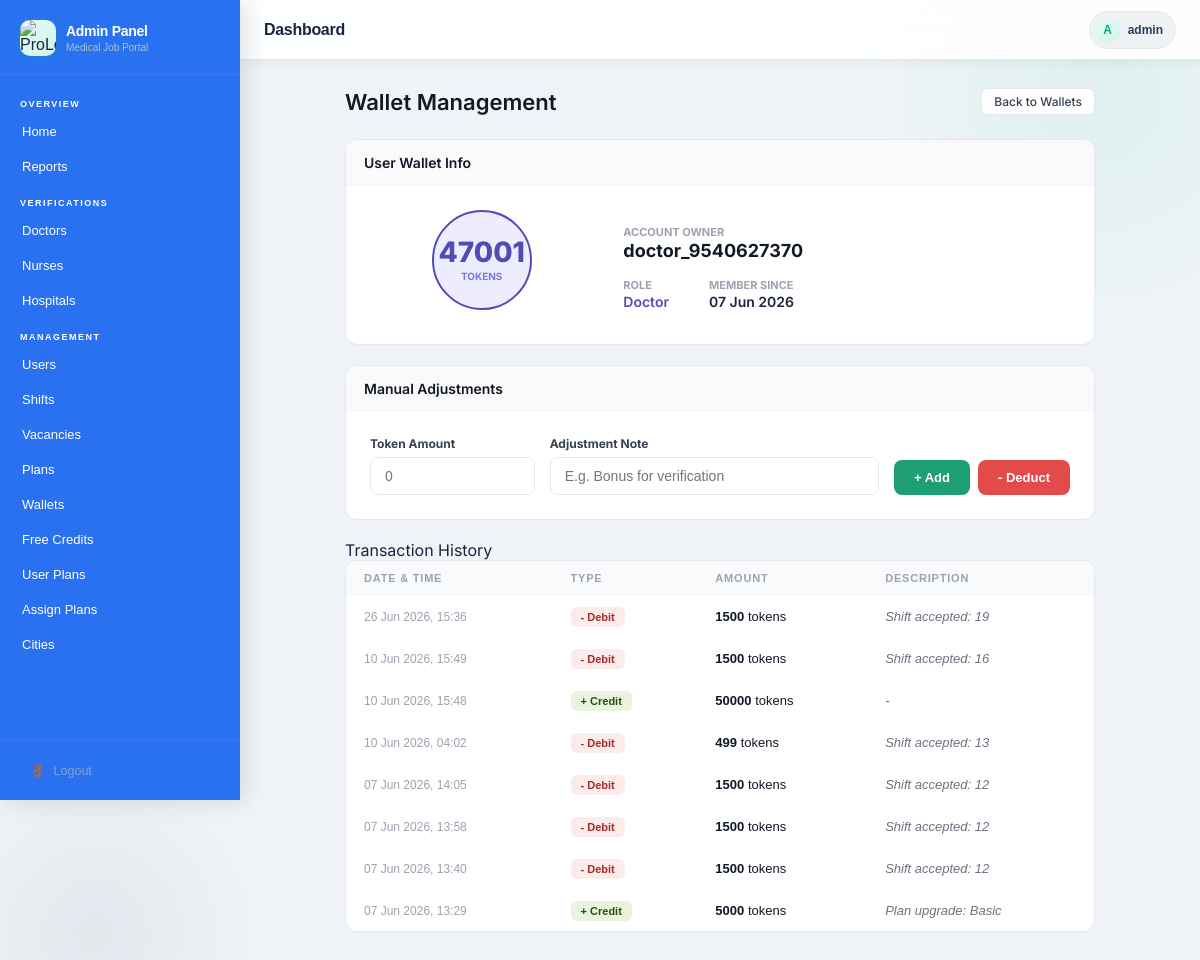
The page /plans/wallets/38/ (signed in) on the database its author committed.
### users/models.py (models this page shows, shortened)
class CustomUser(AbstractUser):
    ROLE_CHOICES = (
        ('doctor', 'Doctor'),
        ('nurse', 'Nurse'),
        ('hospital', 'Hospital'),
        ('admin', 'Admin'),
    )
    role   = models.CharField(max_length=20, choices=ROLE_CHOICES)
    mobile = models.CharField(max_length=10, unique=True, null=True, blank=True)  # ✅ Unique mobile

### plans/models.py (models this page shows, shortened)
class Wallet(models.Model):
    user    = models.OneToOneField(User, on_delete=models.CASCADE, related_name='wallet')
    balance = models.PositiveIntegerField(default=0)

class WalletTransaction(models.Model):
    TYPE_CHOICES = [('credit', 'Credit'), ('debit', 'Debit')]
    wallet           = models.ForeignKey(Wallet, on_delete=models.CASCADE, related_name='transactions')
    amount           = models.PositiveIntegerField()
    transaction_type = models.CharField(max_length=10, choices=TYPE_CHOICES)
    note             = models.CharField(max_length=255, blank=True)
    created_at       = models.DateTimeField(auto_now_add=True)
    class Meta:
        ordering = ['-created_at']

### plans/views.py (the view, shortened to what this page needs)
# urls.py: path('wallets/<int:user_id>/',      views.wallet_detail,    name='admin_wallet_detail'),
@login_required
@user_passes_test(is_admin)
def wallet_detail(request, user_id):
    user   = get_object_or_404(User, pk=user_id)
    wallet, _ = Wallet.objects.get_or_create(user=user)
    transactions = wallet.transactions.all()[:20]
    return render(request, 'admin_panel/plans/wallet_detail.html', {
        'target_user': user, 'wallet': wallet, 'transactions': transactions,
    })

### plans/context_processors.py (called while the page is built, shortened)
def plan_permissions(request):
    active_plan = get_active_plan(request.user)
    can_view_shifts   = False
    can_view_urgent   = False
    can_apply_vacancy = False
    can_post_shift    = False
    can_post_shift_h   = False
    can_post_vacancy_h = False
    return {
         'ctx_can_view_shifts':    can_view_shifts,
    'ctx_can_view_urgent':    can_view_urgent,
    'ctx_can_apply_vacancy':  can_apply_vacancy,
    'ctx_can_post_shift':     can_post_shift or can_post_shift_h,
    'ctx_can_post_vacancy':   can_post_vacancy_h,
    }

### plans/utils.py (called while the page is built, shortened)
def get_active_plan(user):
    plan = UserPlan.objects.filter(user=user, is_active=True).first()
    if not plan:
        return None

### plans/views.py (called while the page is built)
def is_admin(user):
    return user.is_authenticated and user.is_staff

### admin_panel/templates/admin_panel/plans/wallet_detail.html (shortened to what this page needs)
{% extends 'admin_panel/base.html' %}
{% block content %}
<div class="dash-wrap">
  <div class="top-bar">
    <div class="top-bar-title">Wallet Management</div>
    <a href="{% url 'admin_wallet_list' %}" class="view-btn">Back to Wallets</a>
  </div>
  <div class="reg-card">
    <div class="reg-card-head">
      <span class="reg-card-title">User Wallet Info</span>
    </div>
    <div class="reg-card-body">
      <div style="display: flex; align-items: center; gap: 30px; flex-wrap: wrap;">
        <div style="text-align: center; flex: 1; min-width: 150px;">
          <div class="balance-circle">
            <span class="bal-val">{{ wallet.balance }}</span>
            <span class="bal-lbl">Tokens</span>
          </div>
        </div>
        <div style="flex: 2; min-width: 250px;">
          <div style="margin-bottom: 12px;">
            <span style="font-size: 11px; color: #9ca3af; text-transform: uppercase; font-weight: 700;">Account Owner</span>
            <div style="font-size: 18px; font-weight: 700; color: #111827;">{{ target_user.username }}</div>
          </div>
          <div style="display: flex; gap: 40px;">
            <div>
              <span style="font-size: 11px; color: #9ca3af; text-transform: uppercase; font-weight: 700;">Role</span>
              <div style="font-size: 14px; font-weight: 600; color: #534AB7;">{{ target_user.role|title }}</div>
            </div>
            <div>
              <span style="font-size: 11px; color: #9ca3af; text-transform: uppercase; font-weight: 700;">Member Since</span>
              <div style="font-size: 14px; font-weight: 600;">{{ target_user.date_joined|date:"d M Y" }}</div>
            </div>
          </div>
        </div>
      </div>
    </div>
  </div>
  <div class="reg-card">
    <div class="reg-card-head">
      <span class="reg-card-title">Manual Adjustments</span>
    </div>
    <div class="reg-card-body">
      <form method="post">
        <div style="display: flex; gap: 15px; flex-wrap: wrap;" class="f-row">
          <div style="flex: 1;">
            <label class="f-label">Token Amount</label>
            <input type="number" name="amount" class="f-input" min="1" placeholder="0" required>
          </div>
          <div style="flex: 2;">
            <label class="f-label">Adjustment Note</label>
            <input type="text" name="note" class="f-input" placeholder="E.g. Bonus for verification">
          </div>
          <div style="display: flex; align-items: flex-end; gap: 8px;">
            <button type="submit" name="action" value="add" class="btn-action btn-add">+ Add</button>
            <button type="submit" name="action" value="deduct" class="btn-action btn-deduct" onclick="return confirm('Deduct tokens?')">- Deduct</button>
          </div>
        </div>
      </form>
    </div>
  </div>
  <div class="section-header">
    <span class="section-label">Transaction History</span>
  </div>
  <div class="reg-card">
    <div class="desktop-table">
      <table>
        <thead>
          <tr>
            <th>Date & Time</th>
            <th>Type</th>
            <th>Amount</th>
            <th>Description</th>
          </tr>
        </thead>
        <tbody>
          {% for tx in transactions %}
          <tr>
            <td style="color: #9ca3af; font-size: 12px;">{{ tx.created_at|date:"d M Y, H:i" }}</td>
            <td>
              {% if tx.transaction_type == 'credit' %}
                <span class="tx-badge bg-plus">+ Credit</span>
              {% else %}
                <span class="tx-badge bg-minus">- Debit</span>
              {% endif %}
            </td>
            <td><strong style="color: #111827;">{{ tx.amount }}</strong> tokens</td>
            <td style="color: #6b7280; font-style: italic;">{{ tx.note|default:"-" }}</td>
          </tr>
          {% empty %}
          <tr>
            <td colspan="4" style="text-align: center; padding: 40px; color: #9ca3af;">
              No recent transactions found for this wallet.
            </td>
          </tr>
          {% endfor %}
        </tbody>
      </table>
    </div>
  </div>
</div>
{% endblock %}

### admin_panel/templates/admin_panel/base.html (shortened to what this page needs)
{% load static %}
<!DOCTYPE html>
<html lang="hi">
<head>
</head>
<body>
<aside class="sidebar" id="sidebar">
  <div class="sidebar-brand">
      <div class="logo-icon">
        <img src="{% static 'users/images/Black_and_White_Circular_Art___Design_Logo-removebg-preview.png' %}"
          alt="ProLocum Logo">
      </div>
    <div class="brand-text">
      <h1>Admin Panel</h1>
      <p>Medical Job Portal</p>
    </div>
  </div>
  <nav class="sidebar-nav">
    <div class="nav-section-label">Overview</div>
    <a href="{% url 'admin_dashboard' %}" class="nav-link {% if request.resolver_match.url_name == 'admin_dashboard' %}active{% endif %}">
   Home
    </a>
    <a href="{% url 'admin_reports' %}" class="nav-link {% if request.resolver_match.url_name == 'admin_reports' %}active{% endif %}">
Reports
    </a>
    <div class="nav-section-label">Verifications</div>
    <a href="{% url 'admin_applications' %}?role=doctor&status=pending" class="nav-link">
     Doctors
    </a>
    <a href="{% url 'admin_applications' %}?role=nurse&status=pending" class="nav-link">
   Nurses
    </a>
    <a href="{% url 'admin_applications' %}?role=hospital&status=pending" class="nav-link">
       Hospitals
    </a>
    <div class="nav-section-label">Management</div>
    <a href="{% url 'admin_user_list' %}" class="nav-link {% if request.resolver_match.url_name == 'admin_user_list' %}active{% endif %}">
       Users
    </a>
    <a href="{% url 'admin_shift_list' %}" class="nav-link {% if request.resolver_match.url_name == 'admin_shift_list' %}active{% endif %}">
       Shifts
    </a>
    <a href="{% url 'admin_vacancy_list' %}" class="nav-link {% if request.resolver_match.url_name == 'admin_vacancy_list' %}active{% endif %}">
       Vacancies
    </a>
    <a href="{% url 'admin_plan_list' %}" class="nav-link ">
       Plans
    </a>
    <a href="{% url 'admin_wallet_list' %}" class="nav-link ">
       Wallets
    </a>
    <a href="{% url 'admin_default_credits' %}" class="nav-link ">
       Free Credits
    </a>
<a href="{% url 'admin_user_plan_list' %}" class="nav-link ">
    User Plans
</a>
<a href="{% url 'admin_all_users_plan' %}" class="nav-link">
    Assign Plans
</a>
<a href="{% url 'admin_city_list' %}" class="nav-link {% if request.resolver_match.url_name == 'admin_city_list' %}active{% endif %}">
     Cities
</a>
  </nav>
  <div class="sidebar-footer">
    <a href="{% url 'logout' %}"><span>🚪</span> Logout</a>
  </div>
</aside>
<main class="main">
  <div class="topbar">
    <div class="topbar-left">
      <span class="topbar-title">{% block page_title %}Dashboard{% endblock %}</span>
    </div>
    <div class="topbar-right">
      <div class="user-chip">
        <div class="user-avatar">{{ request.user.username|first|upper }}</div>
        <span class="user-name">{{ request.user.username }}</span>
      </div>
    </div>
  </div>
  <div class="content">
    {% block content %}{% endblock %}
  </div>
</main>
</body>
</html>

### admin_panel/templates/admin_panel/plans/wallet_detail.html (style rules this page uses)
.dash-wrap { padding: 4px 0 32px; font-family: 'Inter', sans-serif; max-width: 750px; margin: 0 auto; }
.top-bar { display: flex; align-items: center; justify-content: space-between; margin-bottom: 24px; }
.top-bar-title { font-size: 22px; font-weight: 600; color: #111827; margin: 0; }
.reg-card { background: #fff; border: 1px solid #e5e7eb; border-radius: 12px; margin-bottom: 20px; overflow: hidden; box-shadow: 0 1px 3px rgba(0,0,0,0.02); }
.reg-card-head { padding: 14px 18px; border-bottom: 1px solid #f3f4f6; background: #fafafa; display: flex; align-items: center; gap: 8px; }
.reg-card-title { font-size: 14px; font-weight: 600; color: #111827; }
.reg-card-body { padding: 24px; }
.balance-circle { background: #EEEDFE; width: 100px; height: 100px; border-radius: 50%; display: flex; flex-direction: column; align-items: center; justify-content: center; margin: 0 auto 10px; border: 2px solid #534AB7; }
.bal-val { font-size: 28px; font-weight: 800; color: #534AB7; line-height: 1; }
.bal-lbl { font-size: 10px; font-weight: 700; color: #7F77DD; text-transform: uppercase; margin-top: 4px; }
.f-label { font-size: 12px; font-weight: 700; color: #374151; margin-bottom: 6px; display: block; }
.f-input { width: 100%; padding: 10px 14px; border-radius: 8px; border: 1px solid #e5e7eb; font-size: 14px; color: #111827; transition: border-color 0.15s; outline: none; }
.desktop-table { width: 100%; }
.desktop-table table { width: 100%; border-collapse: collapse; }
.desktop-table th { font-size: 11px; font-weight: 700; color: #9ca3af; text-transform: uppercase; padding: 11px 18px; text-align: left; border-bottom: 1px solid #f3f4f6; }
.desktop-table td { padding: 13px 18px; font-size: 13px; color: #111827; border-bottom: 1px solid #f9fafb; }
.tx-badge { font-size: 11px; font-weight: 700; padding: 4px 10px; border-radius: 6px; }
.bg-plus { background: #EAF3DE; color: #27500A; }
.bg-minus { background: #FCEBEB; color: #A32D2D; }
.btn-action { padding: 10px 20px; border-radius: 8px; font-size: 13px; font-weight: 700; border: none; cursor: pointer; transition: opacity 0.15s; }
.btn-add { background: #1D9E75; color: #fff; }
.btn-deduct { background: #E24B4A; color: #fff; }
.view-btn { font-size: 12px; font-weight: 500; padding: 5px 12px; border-radius: 7px; border: 1px solid #e5e7eb; background: #fff; color: #374151; text-decoration: none; }

### rows shown on the page
CustomUser: user.username|first "A", user.username "admin"
Wallet: balance "47001"
CustomUser: username "doctor_9540627370", role "Doctor", date_joined "07 Jun 2026"
WalletTransaction: created_at "26 Jun 2026, 15:36", transaction_type "- Debit", amount "1500", note "Shift accepted: 19"
WalletTransaction: created_at "10 Jun 2026, 15:49", transaction_type "- Debit", amount "1500", note "Shift accepted: 16"
WalletTransaction: created_at "10 Jun 2026, 15:48", transaction_type "+ Credit", amount "50000", note "-"
WalletTransaction: created_at "10 Jun 2026, 04:02", transaction_type "- Debit", amount "499", note "Shift accepted: 13"
WalletTransaction: created_at "07 Jun 2026, 14:05", transaction_type "- Debit", amount "1500", note "Shift accepted: 12"
WalletTransaction: created_at "07 Jun 2026, 13:58", transaction_type "- Debit", amount "1500", note "Shift accepted: 12"
WalletTransaction: created_at "07 Jun 2026, 13:40", transaction_type "- Debit", amount "1500", note "Shift accepted: 12"
WalletTransaction: created_at "07 Jun 2026, 13:29", transaction_type "+ Credit", amount "5000", note "Plan upgrade: Basic"
